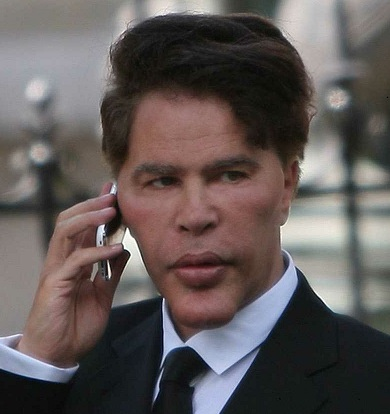
#> input picture images/source-images/bogdanoff.jpg, 390 x 414 px; its folder holds only this picture in this run
$ python 'Homework images.py'   (older library calls are emulated)
#> lines starting #> are read from the running program, lines starting #| are printed output that depends on the picture
import os
import sys
from PIL import Image, ImageDraw, ImageFont

BASE_PATH = sys.path[0] + '/'
FILE_PATH = BASE_PATH + '/source-images/'
SAVE_PATH = BASE_PATH + '/output-images/'
if not os.path.exists(SAVE_PATH):
    os.mkdir(BASE_PATH + "output-images")
FONT_SIZE = 28
FONT = ImageFont.truetype("segoesc", FONT_SIZE)
ALL_FILES = os.listdir(FILE_PATH)
EXTENTION = ('.jpg')

for files in ALL_FILES:
    if files.lower().endswith(EXTENTION):
        filename = files.split('.')[0]
        new_files = Image.open(FILE_PATH + files)
#> new_files is the input picture: PIL image 390x414 RGB; mean R, G, B 96.9, 89, 87.7
        width, height = new_files.size
#> width = 390; height = 414
        watermarked_files = ImageDraw.Draw(new_files)
        text_width, text_height = watermarked_files.textsize(filename, FONT)
#> text_width = 143; text_height = 32
        x = width - text_width - 10
#> x = 237
        y = height - text_height - 10
#> y = 372
        watermarked_files.text((x,y), filename, font=FONT)
        new_files.save(os.path.join(SAVE_PATH, files))
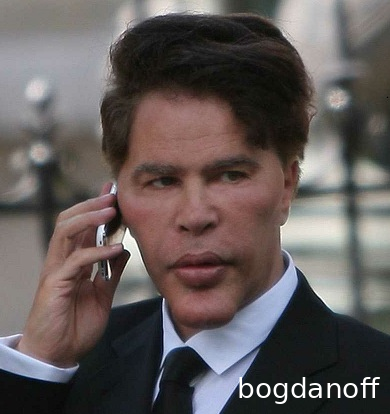
#> saved as bogdanoff.jpg: PIL image 390x414 RGB; mean R, G, B 98.2, 90.2, 89
